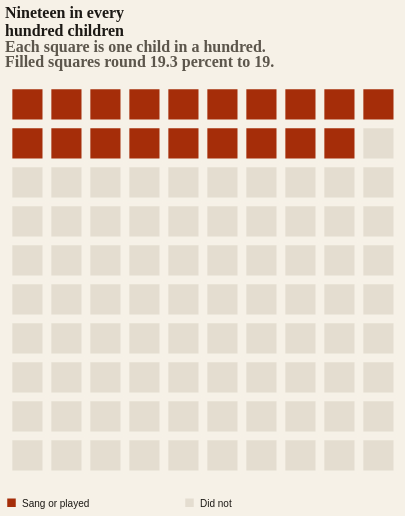

Vega-Lite specification stored for this chart:
### Vega-Lite specification from a JSON file in a GitHub repository (floating-point values rounded to 4 significant figures)
{"$schema": "https://vega.github.io/schema/vega-lite/v5.json", "description": "Isotype. Nineteen of every hundred children sang or played outside school in 2021–22.", "width": {"step": 39}, "height": {"step": 39}, "background": "#f6f1e7", "title": {"text": ["Nineteen in every", "hundred children"], "subtitle": ["Each square is one child in a hundred.", "Filled squares round 19.3 percent to 19."], "font": "Fraunces, Georgia, serif", "fontSize": 16, "fontWeight": 560, "anchor": "start", "color": "#1c1915", "subtitleFont": "Source Sans 3, sans-serif", "subtitleFontSize": 13, "subtitleColor": "#5c564c", "offset": 12, "limit": 2000}, "data": {"sequence": {"start": 0, "stop": 100, "as": "i"}}, "transform": [{"calculate": "datum.i % 10", "as": "col"}, {"calculate": "floor(datum.i / 10)", "as": "row"}, {"calculate": "datum.i < 19 ? 'Sang or played' : 'Did not'", "as": "group"}], "mark": {"type": "rect", "stroke": "#f6f1e7", "strokeWidth": 3}, "encoding": {"x": {"field": "col", "type": "ordinal", "axis": null, "scale": {"padding": 0.15}}, "y": {"field": "row", "type": "ordinal", "axis": null, "scale": {"padding": 0.15}}, "color": {"field": "group", "type": "nominal", "title": null, "scale": {"domain": ["Sang or played", "Did not"], "range": ["#a52d09", "#e4ddd0"]}, "legend": {"orient": "bottom", "direction": "horizontal", "columns": 2, "columnPadding": 56}}}, "config": {"font": "Source Sans 3, sans-serif", "legend": {"labelColor": "#1c1915", "labelFontSize": 13}, "view": {"stroke": null}}}
